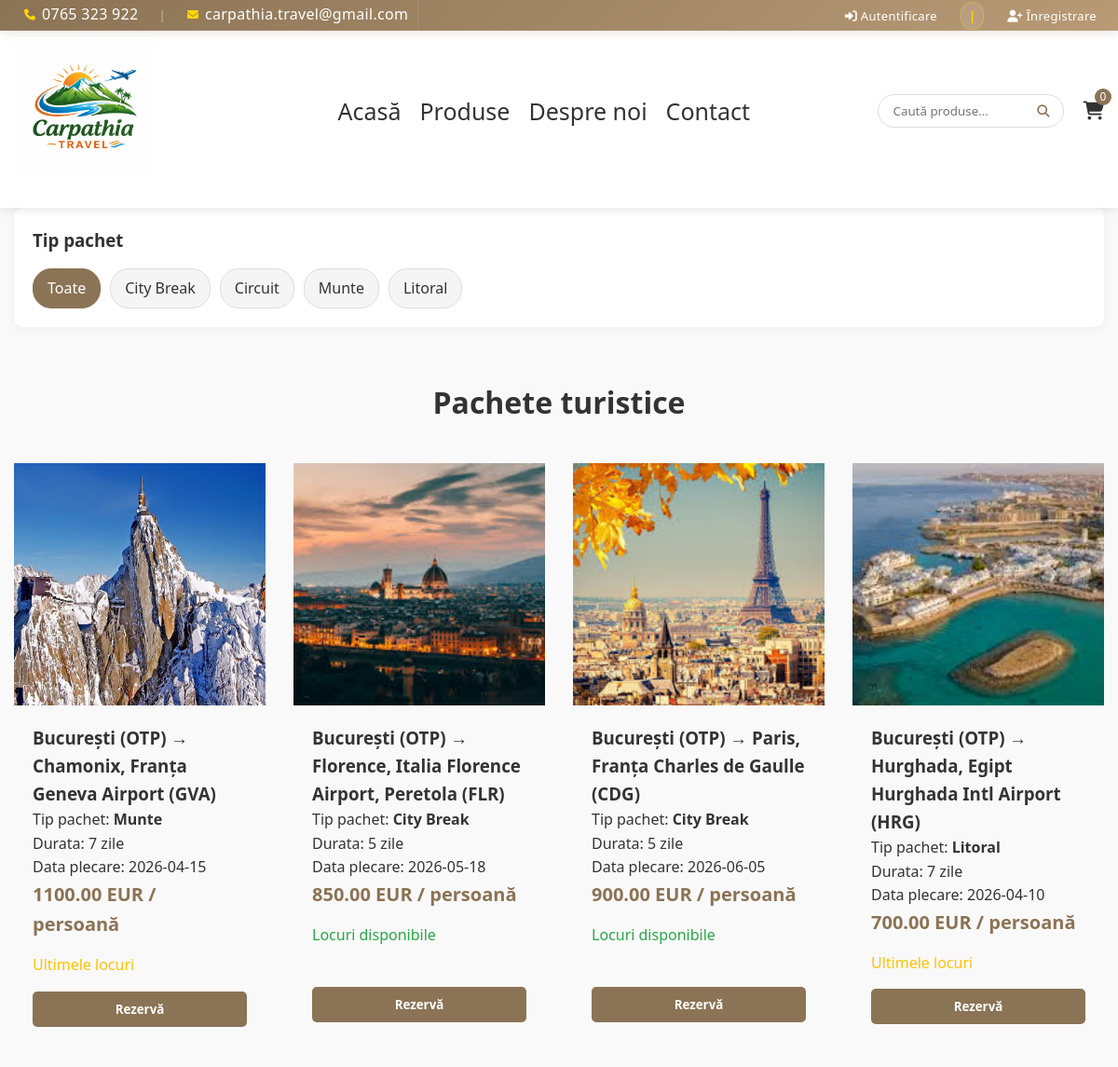
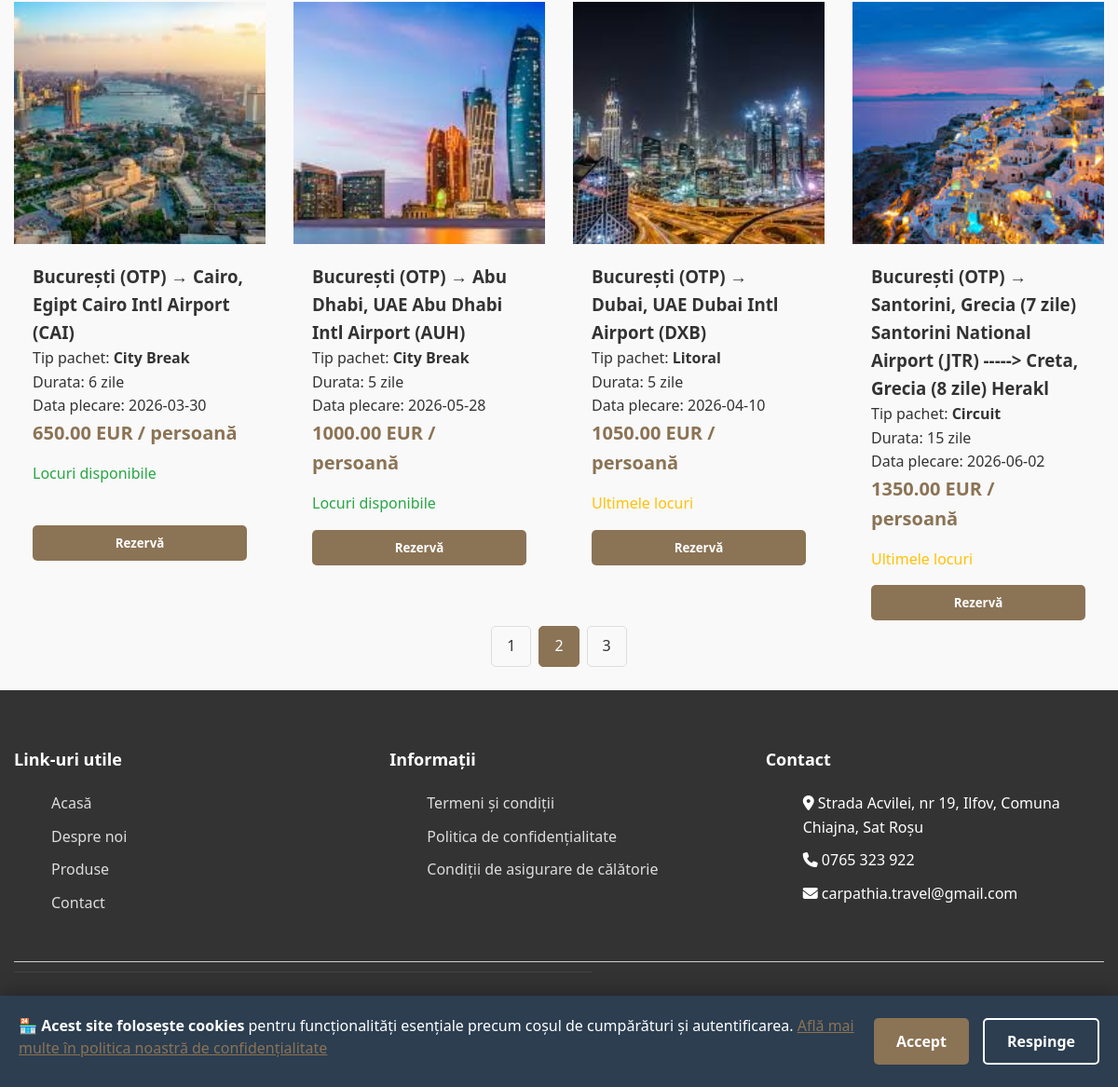
Screenshot of /produse.php?pagina=2 with the database file from the repository (2 pictures, top to bottom).
### tables this page shows
CREATE TABLE `produse` (
  `id` int(11) NOT NULL,
  `tip_pachet` varchar(255) NOT NULL,
  `plecare` varchar(100) NOT NULL,
  `destinatie` varchar(100) NOT NULL,
  `descriere` text NOT NULL,
  `pret` decimal(10,2) NOT NULL,
  `durata` int(11) NOT NULL COMMENT 'Durata in zile',
  `locuri_disponibile` int(11) NOT NULL DEFAULT 20,
  `data_plecare` date DEFAULT NULL
);

### functions.php (called while the page is built, shortened)
<?php
function getProduse($filtruCategorie = '', $filtruPret = '', $sortare = '', $pagina = 1, $produsePerPagina = 8) {
    global $conn;
    $pagina = max(1, (int)$pagina);
    $produsePerPagina = max(1, (int)$produsePerPagina);
    $start = ($pagina - 1) * $produsePerPagina;
    $params = [];
    $types = '';
    $whereClause = '';
    $orderBy = "ORDER BY p.id DESC";
    $sql = "
        SELECT p.*,
               (SELECT imagine
                FROM imagini_produse
                WHERE id_produs = p.id
                ORDER BY ordine ASC
                LIMIT 1) AS imagine_principala
        FROM produse p
        $whereClause
        $orderBy
        LIMIT ?, ?
    ";
    $params[] = $start;
    $params[] = $produsePerPagina;
    $types .= "ii";
    $stmt = $conn->prepare($sql);
    $stmt->bind_param($types, ...$params);
    $stmt->execute();
    return $stmt->get_result();
}
function getTotalProduse($filtruCategorie = '', $filtruPret = '') {
    global $conn;
    $types = '';
    $whereClause = '';
    $sql = "SELECT COUNT(*) AS total FROM produse $whereClause";
    $stmt = $conn->prepare($sql);
    $stmt->execute();
    $row = $stmt->get_result()->fetch_assoc();
    return (int)($row['total'] ?? 0);
}
?>

### produse.php (the view, shortened to what this page needs)
<?php
require 'functions.php';
$filtruTip = $_GET['categorie'] ?? '';
$filtruPret = $_GET['pret'] ?? '';
$sortare = $_GET['sortare'] ?? '';
$pagina = (int)($_GET['pagina'] ?? 1);
$produse = getProduse($filtruTip, $filtruPret, $sortare, $pagina, 8);
$totalProduse = getTotalProduse($filtruTip, $filtruPret);
$totalPagini = (int)ceil($totalProduse / 8);
require 'header.php';
?>
<!DOCTYPE html>
<html lang="ro">
<head>
    <link rel="stylesheet" href="style.css">
</head>
<body>
<div class="container">
    <div class="filters">
        <form method="GET">
            <h3>Tip pachet</h3>
            <div class="filter-options">
                <a href="produse.php" class="filter-btn <?= empty($filtruTip) ? 'active' : '' ?>">Toate</a>
                <?php
                $keep = [];
                ?>
                <a href="?<?= htmlspecialchars(http_build_query(array_merge($keep, ['categorie'=>'city break']))) ?>"
                   class="filter-btn <?= $filtruTip=='city break'?'active':'' ?>">City Break</a>
                <a href="?<?= htmlspecialchars(http_build_query(array_merge($keep, ['categorie'=>'circuit']))) ?>"
                   class="filter-btn <?= $filtruTip=='circuit'?'active':'' ?>">Circuit</a>
                <a href="?<?= htmlspecialchars(http_build_query(array_merge($keep, ['categorie'=>'munte']))) ?>"
                   class="filter-btn <?= $filtruTip=='munte'?'active':'' ?>">Munte</a>
                <a href="?<?= htmlspecialchars(http_build_query(array_merge($keep, ['categorie'=>'litoral']))) ?>"
                   class="filter-btn <?= $filtruTip=='litoral'?'active':'' ?>">Litoral</a>
            </div>
        </form>
    </div>
</div>
<div class="container">
    <h1 class="section-title">Pachete turistice</h1>
    <div class="products-grid">
        <?php while($produs = $produse->fetch_assoc()):
            $imagine = $produs['imagine_principala'] ?? 'img/no-image.jpg';
            $locuri = (int)($produs['locuri_disponibile'] ?? 0);
            if ($locuri > 5) {
                $status = "Locuri disponibile";
                $class = "available";
            } elseif ($locuri > 0) {
                $status = "Ultimele locuri";
                $class = "low-stock";
            } else {
                $status = "Indisponibil";
                $class = "out-of-stock";
            }
        ?>
        <div class="product-card">
            <a href="produs.php?id=<?= (int)$produs['id'] ?>">
                <img class="product-card-img" src="<?= htmlspecialchars($imagine) ?>" alt="<?= htmlspecialchars($produs['destinatie'] ?? '') ?>">
            </a>
            <div class="product-content">
                <h3><?= htmlspecialchars($produs['plecare'] ?? '') ?> → <?= htmlspecialchars($produs['destinatie'] ?? '') ?></h3>
                <p class="product-type">
                    Tip pachet: <strong><?= htmlspecialchars(ucfirst($produs['tip_pachet'] ?? '')) ?></strong>
                </p>
                <p class="product-duration">
                    Durata: <?= (int)($produs['durata'] ?? 0) ?> zile
                </p>
                <p class="product-date">
                    Data plecare: <?= htmlspecialchars($produs['data_plecare'] ?? '') ?>
                </p>
                <div class="product-price">
                    <?= htmlspecialchars($produs['pret'] ?? '') ?> EUR / persoană
                </div>
                <div class="product-availability <?= $class ?>">
                    <?= $status ?>
                </div>
                <?php if ($locuri > 0): ?>
                    <form method="POST" action="adauga_cos.php" class="add-to-cart-form">
                        <button type="submit" class="add-to-cart">Rezervă</button>
                    </form>
                <?php else: ?>
                    <button class="add-to-cart disabled" disabled>Indisponibil</button>
                <?php endif; ?>
            </div>
        </div>
        <?php endwhile; ?>
    </div>
    <?php if ($totalPagini > 1): ?>
    <div class="pagination">
        <?php
            $params = $_GET;
            for ($i = 1; $i <= $totalPagini; $i++):
                $params['pagina'] = $i;
                $url = '?' . http_build_query($params);
        ?>
            <a href="<?= htmlspecialchars($url) ?>" class="<?= ($i === (int)$pagina) ? 'active' : '' ?>">
                <?= $i ?>
            </a>
        <?php endfor; ?>
    </div>
    <?php endif; ?>
</div>
</body>
</html>
<?php require 'footer.php'; ?>

### style.css (style rules this page uses)
* { margin: 0; box-sizing: border-box; font-family: 'Segoe UI', Tahoma, Geneva, Verdana, sans-serif; }
body { background-color: #f9f9f9; color: #333; line-height: 1.6; height: 100%; margin: 0; display: flex; flex-direction: column; }
html, body { height: 100%; margin: 0; }
.container { width: 100%; max-width: 1200px; margin: 0 auto; padding: 0 15px; padding-bottom: 25px; }
.available { color: #28a745; }
.low-stock { color: #ffc107; }
.section-title { text-align: center; margin-bottom: 40px; font-size: 32px; color: #333; }
.products-grid { display: grid; grid-template-columns: repeat(auto-fill, minmax(250px, 1fr)); gap: 30px; margin-bottom: 50px; }
.product-card img.product-card-img { width: 100%; height: 260px; object-fit: cover; display: flex; flex-direction: column; color: gray; }
.product-content { padding: 20px; height: 360px; display: flex; flex-direction: column; flex: 1; }
.product-content form { display: flex; flex-direction: column; margin-top: auto; }
.product-price, .product-price-card { font-size: 20px; font-weight: bold; color: #8B7355; margin-bottom: 15px; }
.add-to-cart { margin-top: 15px; background-color: #8B7355; color: white; border: none; padding: 10px 15px; border-radius: 5px; cursor: pointer; width: 100%; font-weight: bold; transition: background-color 0.3s; }
.filters { background-color: white; padding: 20px; border-radius: 10px; box-shadow: 0 2px 10px rgba(0, 0, 0, 0.05); margin-bottom: 30px; }
.filter-options { display: flex; flex-wrap: wrap; gap: 10px; padding-top: 15px; }
.filter-btn { background-color: #f5f5f5; border: 1px solid #ddd; padding: 8px 15px; border-radius: 20px; cursor: pointer; transition: all 0.3s; text-decoration: none; color: #333; }
.filter-btn.active { background-color: #8B7355; color: white; border-color: #8B7355; }
.pagination { display: flex; justify-content: center; margin-top: 40px; }
.pagination a { color: #333; padding: 8px 16px; text-decoration: none; border: 1px solid #ddd; margin: 0 4px; border-radius: 5px; transition: background-color 0.3s; }
.pagination a.active { background-color: #8B7355; color: white; border-color: #8B7355; }

### rows the page displays
produse: shows a picture, plecare "București (OTP)", destinatie "Chamonix, Franța Geneva Airport (GVA)", tip_pachet "Munte", durata "7", data_plecare "2026-04-15", pret "1100.00", locuri_disponibile "Ultimele locuri"
produse: shows a picture, plecare "București (OTP)", destinatie "Florence, Italia Florence Airport, Peretola (FLR)", tip_pachet "City Break", durata "5", data_plecare "2026-05-18", pret "850.00", locuri_disponibile "Locuri disponibile"
produse: shows a picture, plecare "București (OTP)", destinatie "Paris, Franța Charles de Gaulle (CDG)", tip_pachet "City Break", durata "5", data_plecare "2026-06-05", pret "900.00", locuri_disponibile "Locuri disponibile"
produse: shows a picture, plecare "București (OTP)", destinatie "Hurghada, Egipt Hurghada Intl Airport (HRG)", tip_pachet "Litoral", durata "7", data_plecare "2026-04-10", pret "700.00", locuri_disponibile "Ultimele locuri"
produse: shows a picture, plecare "București (OTP)", destinatie "Cairo, Egipt Cairo Intl Airport (CAI)", tip_pachet "City Break", durata "6", data_plecare "2026-03-30", pret "650.00", locuri_disponibile "Locuri disponibile"
produse: shows a picture, plecare "București (OTP)", destinatie "Abu Dhabi, UAE Abu Dhabi Intl Airport (AUH)", tip_pachet "City Break", durata "5", data_plecare "2026-05-28", pret "1000.00", locuri_disponibile "Locuri disponibile"
produse: shows a picture, plecare "București (OTP)", destinatie "Dubai, UAE Dubai Intl Airport (DXB)", tip_pachet "Litoral", durata "5", data_plecare "2026-04-10", pret "1050.00", locuri_disponibile "Ultimele locuri"
produse: shows a picture, plecare "București (OTP)", destinatie "Santorini, Grecia (7 zile) Santorini National Airport (JTR) -----> Creta, Grecia (8 zile) Herakl", tip_pachet "Circuit", durata "15", data_plecare "2026-06-02", pret "1350.00", locuri_disponibile "Ultimele locuri"
